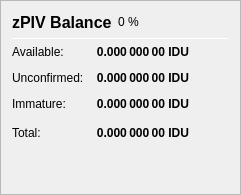
                   <widget class="QFrame" name="frame_ZerocoinBalances">
                    <property name="frameShape">
                     <enum>QFrame::StyledPanel</enum>
                    </property>
                    <property name="frameShadow">
                     <enum>QFrame::Raised</enum>
                    </property>
                    <layout class="QVBoxLayout" name="verticalLayout_7">
                     <item>
                      <layout class="QHBoxLayout" name="horizontalLayout_8" stretch="0,0,0">
                       <item>
                        <widget class="QLabel" name="label_5z_3">
                         <property name="minimumSize">
                          <size>
                           <width>0</width>
                           <height>20</height>
                          </size>
                         </property>
                         <property name="font">
                          <font>
                           <pointsize>12</pointsize>
                           <weight>75</weight>
                           <bold>true</bold>
                          </font>
                         </property>
                         <property name="text">
                          <string>zPIV Balance</string>
                         </property>
                        </widget>
                       </item>
                       <item>
                        <widget class="QLabel" name="labelzPIVPercent">
                         <property name="text">
                          <string notr="true">0 %</string>
                         </property>
                        </widget>
                       </item>
                       <item>
                        <spacer name="horizontalSpacer_11">
                         <property name="orientation">
                          <enum>Qt::Horizontal</enum>
                         </property>
                         <property name="sizeHint" stdset="0">
                          <size>
                           <width>40</width>
                           <height>20</height>
                          </size>
                         </property>
                        </spacer>
                       </item>
                      </layout>
                     </item>
                     <item>
                      <widget class="Line" name="line_ZerocoinBalance">
                       <property name="minimumSize">
                        <size>
                         <width>0</width>
                         <height>1</height>
                        </size>
                       </property>
                       <property name="maximumSize">
                        <size>
                         <width>16777215</width>
                         <height>1</height>
                        </size>
                       </property>
                       <property name="orientation">
                        <enum>Qt::Horizontal</enum>
                       </property>
                      </widget>
                     </item>
                     <item>
                      <layout class="QGridLayout" name="gridLayout_5">
                       <property name="spacing">
                        <number>12</number>
                       </property>
                       <item row="1" column="0">
                        <widget class="QLabel" name="labelzBalanceMatureText">
                         <property name="toolTip">
                          <string>Mature: more than 20 confirmation and more than 1 mint of the same denomination after it was minted.
These zPIV are spendable.</string>
                         </property>
                         <property name="text">
                          <string>Available:</string>
                         </property>
                        </widget>
                       </item>
                       <item row="1" column="1">
                        <widget class="QLabel" name="labelzBalanceMature">
                         <property name="font">
                          <font>
                           <weight>75</weight>
                           <bold>true</bold>
                          </font>
                         </property>
                         <property name="toolTip">
                          <string>Mature: more than 20 confirmation and more than 1 mint of the same denomination after it was minted.
These zPIV are spendable.</string>
                         </property>
                         <property name="text">
                          <string notr="true">0.000 000 00 IDU</string>
                         </property>
                         <property name="alignment">
                          <set>Qt::AlignRight|Qt::AlignTrailing|Qt::AlignVCenter</set>
                         </property>
                        </widget>
                       </item>
                       <item row="2" column="0">
                        <widget class="QLabel" name="labelzBalanceUnconfirmedText">
                         <property name="toolTip">
                          <string>Unconfirmed: less than 20 confirmations
Immature: confirmed, but less than 1 mint of the same denomination after it was minted</string>
                         </property>
                         <property name="text">
                          <string>Unconfirmed:</string>
                         </property>
                        </widget>
                       </item>
                       <item row="2" column="1">
                        <widget class="QLabel" name="labelzBalanceUnconfirmed">
                         <property name="font">
                          <font>
                           <weight>75</weight>
                           <bold>true</bold>
                          </font>
                         </property>
                         <property name="toolTip">
                          <string>Unconfirmed: less than 20 confirmations
Immature: confirmed, but less than 1 mint of the same denomination after it was minted</string>
                         </property>
                         <property name="text">
                          <string notr="true">0.000 000 00 IDU</string>
                         </property>
                         <property name="alignment">
                          <set>Qt::AlignRight|Qt::AlignTrailing|Qt::AlignVCenter</set>
                         </property>
                        </widget>
                       </item>
                       <item row="3" column="0">
                        <widget class="QLabel" name="labelzBalanceImmatureText">
                         <property name="toolTip">
                          <string>Unconfirmed: less than 20 confirmations
Immature: confirmed, but less than 1 mint of the same denomination after it was minted</string>
                         </property>
                         <property name="text">
                          <string>Immature:</string>
                         </property>
                        </widget>
                       </item>
                       <item row="3" column="1">
                        <widget class="QLabel" name="labelzBalanceImmature">
                         <property name="font">
                          <font>
                           <weight>75</weight>
                           <bold>true</bold>
                          </font>
                         </property>
                         <property name="toolTip">
                          <string>Unconfirmed: less than 20 confirmations
Immature: confirmed, but less than 1 mint of the same denomination after it was minted</string>
                         </property>
                         <property name="text">
                          <string notr="true">0.000 000 00 IDU</string>
                         </property>
                         <property name="alignment">
                          <set>Qt::AlignRight|Qt::AlignTrailing|Qt::AlignVCenter</set>
                         </property>
                        </widget>
                       </item>
                       <item row="4" column="0">
                        <widget class="QLabel" name="labelzBalanceText">
                         <property name="toolTip">
                          <string>Your current zPIV balance, unconfirmed and immature zPIV included.</string>
                         </property>
                         <property name="text">
                          <string>Total:</string>
                         </property>
                        </widget>
                       </item>
                       <item row="4" column="1">
                        <widget class="QLabel" name="labelzBalance">
                         <property name="font">
                          <font>
                           <weight>75</weight>
                           <bold>true</bold>
                          </font>
                         </property>
                         <property name="cursor">
                          <cursorShape>IBeamCursor</cursorShape>
                         </property>
                         <property name="toolTip">
                          <string>Your current zPIV balance, unconfirmed and immature zPIV included.</string>
                         </property>
                         <property name="text">
                          <string notr="true">0.000 000 00 IDU</string>
                         </property>
                         <property name="alignment">
                          <set>Qt::AlignRight|Qt::AlignTrailing|Qt::AlignVCenter</set>
                         </property>
                         <property name="textInteractionFlags">
                          <set>Qt::LinksAccessibleByMouse|Qt::TextSelectableByKeyboard|Qt::TextSelectableByMouse</set>
                         </property>
                        </widget>
                       </item>
                       <item row="4" column="2">
                        <spacer name="horizontalSpacer_4">
                         <property name="orientation">
                          <enum>Qt::Horizontal</enum>
                         </property>
                         <property name="sizeHint" stdset="0">
                          <size>
                           <width>40</width>
                           <height>20</height>
                          </size>
                         </property>
                        </spacer>
                       </item>
                      </layout>
                     </item>
                     <item>
                      <spacer name="verticalSpacer_4">
                       <property name="orientation">
                        <enum>Qt::Vertical</enum>
                       </property>
                       <property name="sizeHint" stdset="0">
                        <size>
                         <width>20</width>
                         <height>40</height>
                        </size>
                       </property>
                      </spacer>
                     </item>
                    </layout>
                   </widget>
